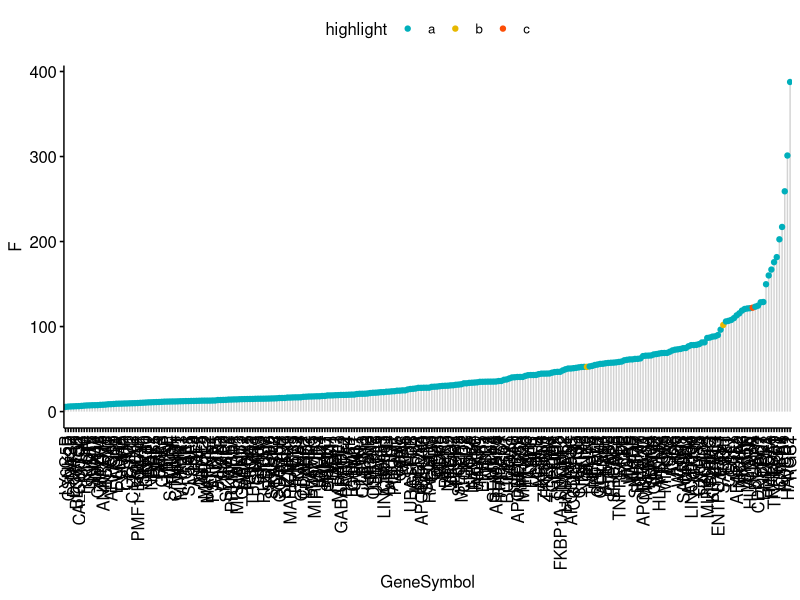
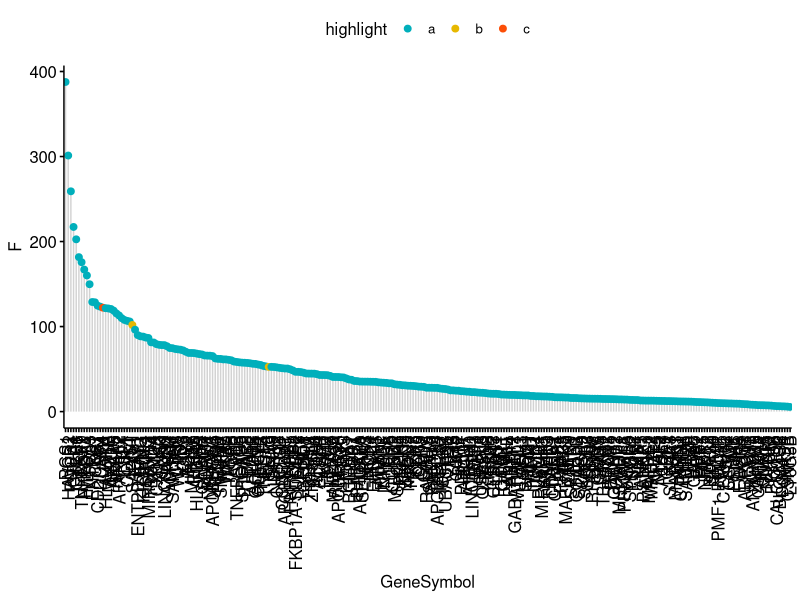
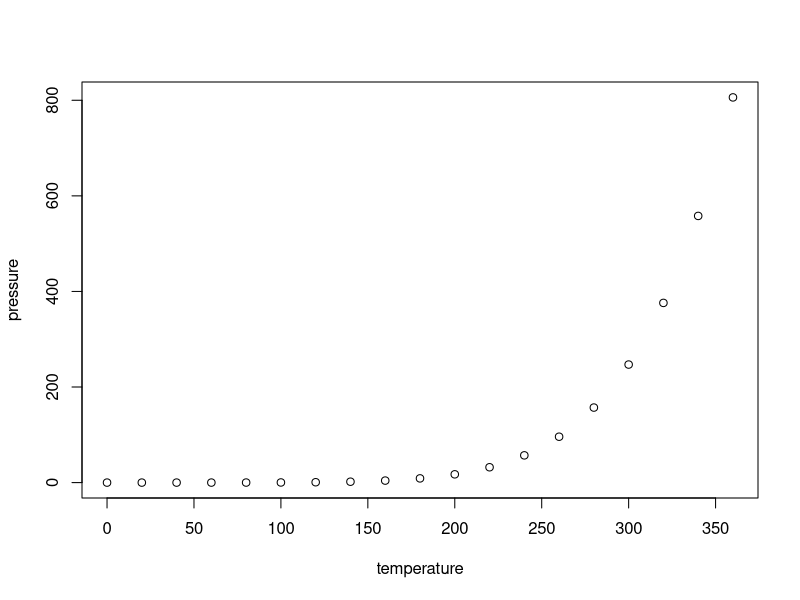

These figures' R source, in order:
## ---- chunk 1
knitr::opts_chunk$set(echo = TRUE)
## ---- chunk 2
#Generating lollipop plot as an alternative to bar graph, using 274 significant genes identified from C4-CD8-LAYN genes

setwd("C:/Users/hjin02/Desktop/scRNAseq/results-analysis/selectgenes/") #Somehow you should directly 

c4 <- read.csv("lollipop-plot.csv", header=T) 
#Note: highlight categories were categorized based on a, b and c. If assigned by numbers, ggplot2 will recognize the category as continuous variables. 


library("ggpubr")

#Default
ggdotchart(c4, x = "GeneSymbol", y = "F",
           color = "highlight",                          # Color by groups
           palette = c("#00AFBB", "#E7B800", "#FC4E07"), # Custom color palette
           sorting = "ascending",                        # Sort value in descending order
           add = "segments",                             # Add segments from y = 0 to dots
           ggtheme = theme_pubr()                        # ggplot2 theme
           )


#Modification
ggdotchart(c4, x = "GeneSymbol", y = "F",
           color = "highlight",                          # Color by groups
           palette = c("#00AFBB", "#E7B800", "#FC4E07"),# Custom color palette
           dot.size = 2,
           sorting = "descending",                        # Sort value in descending order
           add = "segments",                             # Add segments from y = 0 to dots
           ggtheme = theme_pubr()                        # ggplot2 theme
           )





## ---- chunk 3
plot(pressure)
